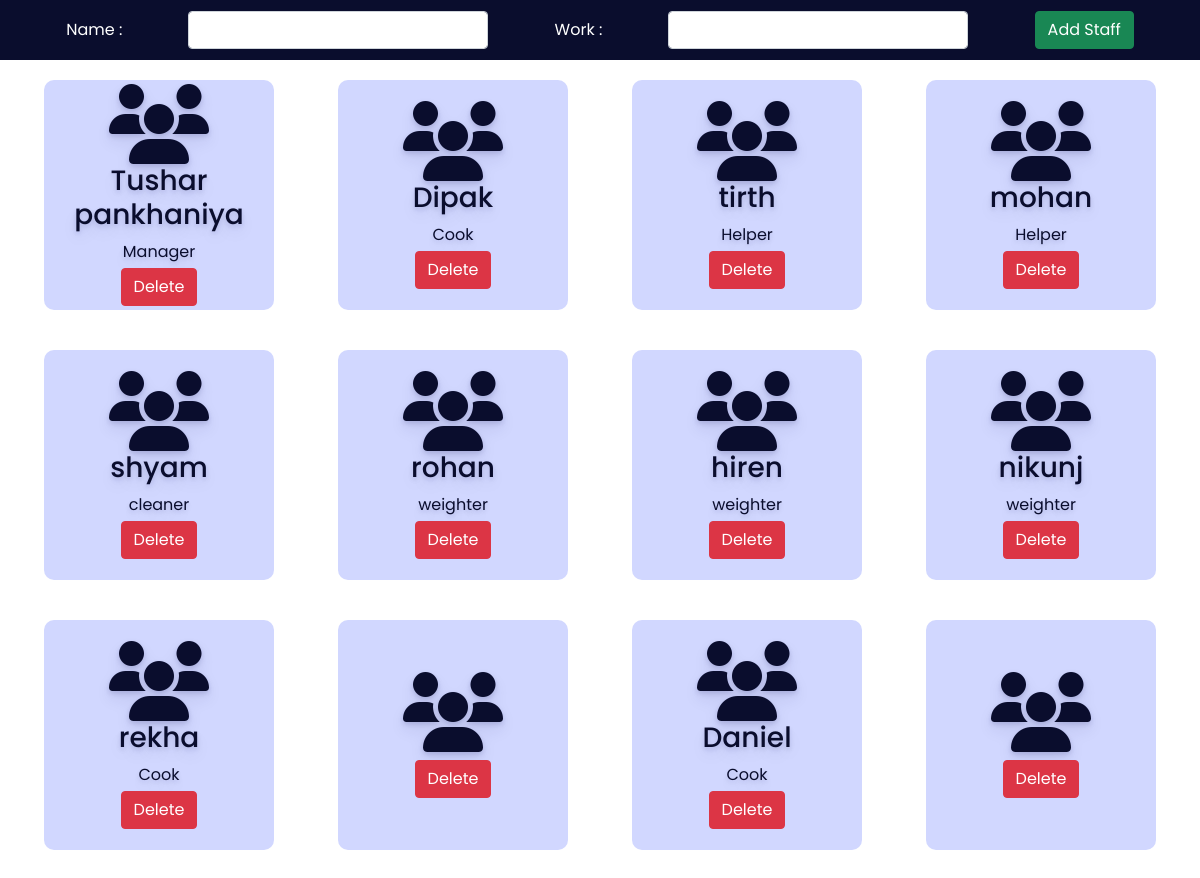
The app's page /admin/staff.php with its own data.
### tables this page shows
CREATE TABLE `staff` (
  `id` int(30) NOT NULL,
  `name` varchar(30) NOT NULL,
  `work` varchar(30) NOT NULL,
  `user_id` int(11) DEFAULT NULL
);

### admin/staff.php (the view, shortened to what this page needs)
<?php
include '../config.php';
?>
<!DOCTYPE html>
<html lang="en">
<head>
    <link rel="stylesheet" href="https://cdnjs.cloudflare.com/ajax/libs/font-awesome/6.2.0/css/all.min.css" />
    <link href="https://cdn.jsdelivr.net/npm/bootstrap@5.0.2/dist/css/bootstrap.min.css" rel="stylesheet">
    <link rel="stylesheet" href="css/room.css">
</head>
<body>
    <div class="addroomsection">
        <form action="" method="POST">
            <label for="troom">Name :</label>
            <input type="text" name="staffname" class="form-control">
            <label for="bed">Work :</label>
            <select name="staffwork" class="form-control">
                <option value selected></option>
                <option value="Manager">Manager</option>
            </select>
            <button type="submit" class="btn btn-success" name="addstaff">Add Staff</button>
        </form>
    </div>
    <div class="room">
    <?php
        $sql = "select * from staff";
        $re = mysqli_query($conn, $sql)
        ?>
        <?php
        while ($row = mysqli_fetch_array($re)) {
                echo "<div class='roombox'>
						<div class='text-center no-boder'>
                            <i class='fa fa-users fa-5x'></i>
							<h3>" . $row['name'] . "</h3>
                            <div class='mb-1'>" . $row['work'] . "</div>
                            <a href='staffdelete.php?id=". $row['id'] ."'><button class='btn btn-danger'>Delete</button></a>
						</div>
                    </div>";
        }
        ?>
    </div>
</body>
</html>

### admin/css/room.css (style rules this page uses)
:root { --bg-text-shadow: 0 2px 4px rgb(13 0 77 / 8%), 0 3px 6px rgb(13 0 77 / 8%), 0 8px 16px rgb(13 0 77 / 8%); --bg-box-shadow: 0px 0px 20px 6px rgba(8, 8, 15, 0.31); }
* { margin: 0; padding: 0; font-family: 'Poppins', sans-serif; }
.addroomsection { height: 60px; width: 100%; background-color: #0a0d2d; position:fixed; z-index: 100; }
.addroomsection form { height: 100%; display: flex; justify-content: space-evenly; align-items: center; }
.addroomsection form label { color: white; }
.addroomsection form select { width: 300px; }
.addroomsection form input { width: 300px; }
.room { display: flex; position: relative; top: 60px; height: 85vh; overflow-y: scroll; justify-content: space-evenly; flex-wrap: wrap; }
.roombox { height: 230px; width: 230px; margin: 20px; display: flex; flex-direction: column; justify-content: center; color: #0a0d2d; text-shadow: var(--bg-text-shadow); border-radius: 10px; }

### admin/staff.php (style rules this page uses)
.roombox { background-color: #d1d7ff; padding: 10px; }

### records on screen
staff: name "Tushar pankhaniya", work "Manager"
staff: name "Dipak", work "Cook"
staff: name "tirth", work "Helper"
staff: name "mohan", work "Helper"
staff: name "shyam", work "cleaner"
staff: name "rohan", work "weighter"
staff: name "hiren", work "weighter"
staff: name "nikunj", work "weighter"
staff: name "rekha", work "Cook"
staff: name "Daniel", work "Cook"
